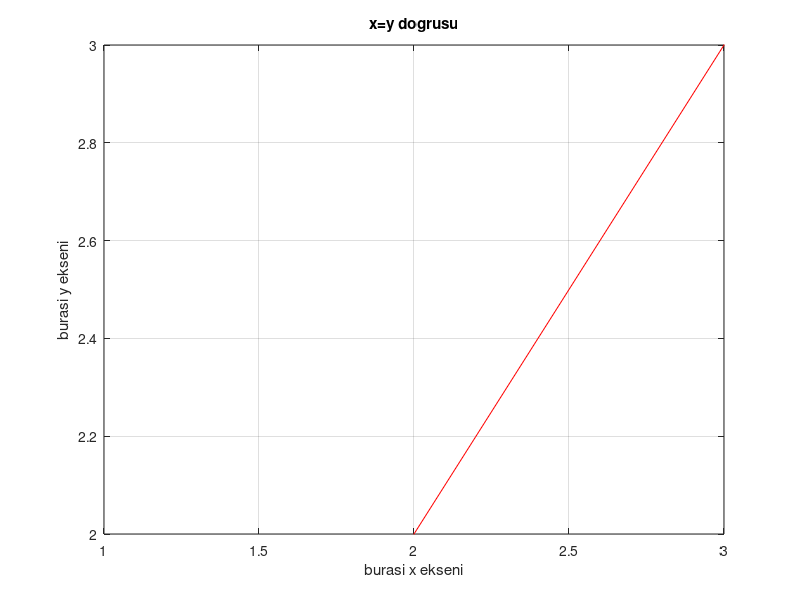

Source code (MATLAB):
clc;
clear;
clear all;

x=0:1:10;
y=0:1:10


%plot ile grafik cizdirme
plot(x,y,"-r") %grafik cizdirme ve "-r"'nin anlami red cizdir
%"--r" olsaydi tirtikli cizerdi
grid %grafige kareler ekleme(ızgara)
% x,y ve grafige isim verme
xlabel('burasi x ekseni')
ylabel('burasi y ekseni') %ister tek tirnakla
title("x=y dogrusu") % istersen cift tirnakla 

% axis([x1 x2 y1 y2]) hangi araligi gormek istedigini seciyosun
axis([1 3 2 3])

